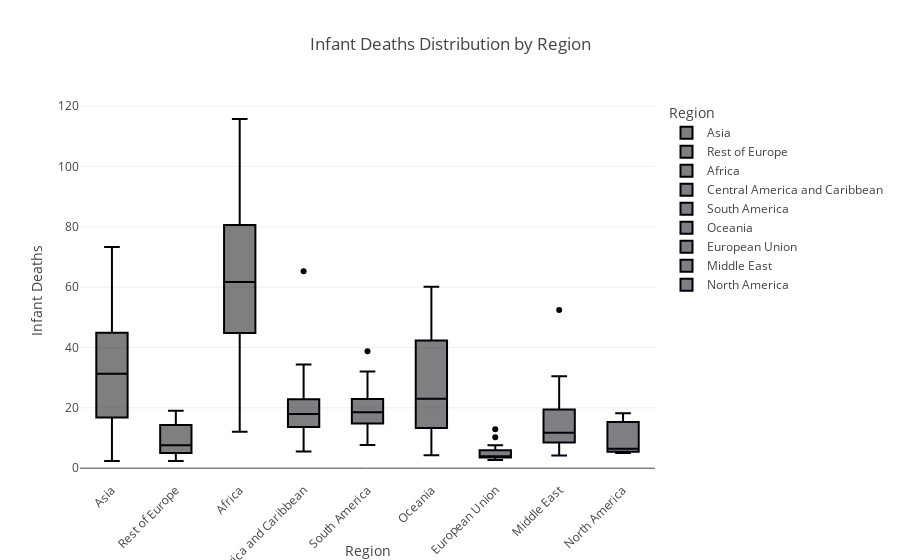

This figure's notebook cell:
### Code cell
# Box plot of infant deaths by region
fig_infant = px.box(
    data,
    x='Region',
    y='Infant_deaths',
    color='Region',
    title='Infant Deaths Distribution by Region',
    labels={'Infant_deaths': 'Infant Deaths'}
)
fig_infant.update_layout(xaxis_tickangle=-45)

# Show the box plot
fig_infant.show()

### Figure 1 — Plotly figure (JSON) as saved in the notebook; plotly's stock layout.template omitted (floating-point values rounded to 4 significant figures)
{"data": [{"alignmentgroup": "True", "hovertemplate": "Region=%{x}<br>Infant Deaths=%{y}<extra></extra>", "legendgroup": "Asia", "marker": {"color": "#000001"}, "name": "Asia", "notched": false, "offsetgroup": "Asia", "orientation": "v", "showlegend": true, "type": "box", "x": ["Asia", "Asia", "Asia", "Asia", "Asia", "Asia", "Asia", "Asia", "Asia", "Asia", "Asia", "Asia", "Asia", "Asia", "Asia", "Asia", "Asia", "Asia", "Asia", "Asia", "Asia", "Asia", "Asia", "Asia", "Asia", "Asia", "Asia"], "x0": " ", "xaxis": "x", "y": [71.08, 39.46, 45, 40.34, 8.012, 47.55, 16.97, 50.5, 31.31, 2.575, 22.92, 30.41, 58.18, 7.156, 16.69, 29.16, 53.8, 42.08, 73.29, 25.74, 2.381, 11.44, 44.5, 13.45, 42.73, 32.26, 19.5], "y0": " ", "yaxis": "y"}, {"alignmentgroup": "True", "hovertemplate": "Region=%{x}<br>Infant Deaths=%{y}<extra></extra>", "legendgroup": "Rest of Europe", "marker": {"color": "#000002"}, "name": "Rest of Europe", "notched": false, "offsetgroup": "Rest of Europe", "orientation": "v", "showlegend": true, "type": "box", "x": ["Rest of Europe", "Rest of Europe", "Rest of Europe", "Rest of Europe", "Rest of Europe", "Rest of Europe", "Rest of Europe", "Rest of Europe", "Rest of Europe", "Rest of Europe", "Rest of Europe", "Rest of Europe", "Rest of Europe", "Rest of Europe", "Rest of Europe"], "x0": " ", "xaxis": "x", "y": [15.26, 19.03, 5.794, 6.994, 18.06, 2.413, 17.12, 7.594, 11.04, 3.013, 10.2, 7.544, 4.138, 11.47, 4.744], "y0": " ", "yaxis": "y"}, {"alignmentgroup": "True", "hovertemplate": "Region=%{x}<br>Infant Deaths=%{y}<extra></extra>", "legendgroup": "Africa", "marker": {"color": "#000003"}, "name": "Africa", "notched": false, "offsetgroup": "Africa", "orientation": "v", "showlegend": true, "type": "box", "x": ["Africa", "Africa", "Africa", "Africa", "Africa", "Africa", "Africa", "Africa", "Africa", "Africa", "Africa", "Africa", "Africa", "Africa", "Africa", "Africa", "Africa", "Africa", "Africa", "Africa", "Africa", "Africa", "Africa", "Africa", "Africa", "Africa", "Africa", "Africa", "Africa", "Africa", "Africa", "Africa", "Africa", "Africa", "Africa", "Africa", "Africa", "Africa", "Africa", "Africa", "Africa", "Africa", "Africa", "Africa", "Africa", "Africa", "Africa", "Africa", "Africa", "Africa", "Africa"], "x0": " ", "xaxis": "x", "y": [26.76, 88.77, 73.39, 40.98, 74.76, 69.39, 23.01, 73.04, 101.3, 88.03, 65.14, 89.48, 51.82, 80.23, 66.99, 27.18, 86.57, 43.29, 59.52, 62.98, 44.66, 49.81, 51.06, 80.67, 81.42, 45.09, 72.22, 86.03, 17.34, 52.39, 61.69, 82.96, 63.49, 13.46, 31.41, 81.12, 38.99, 71.56, 91.21, 60.08, 48.97, 12.07, 115.7, 98.26, 40.81, 55, 62.56, 18.05, 59.3, 60.58, 50.17], "y0": " ", "yaxis": "y"}, {"alignmentgroup": "True", "hovertemplate": "Region=%{x}<br>Infant Deaths=%{y}<extra></extra>", "legendgroup": "Central America and Caribbean", "marker": {"color": "#000004"}, "name": "Central America and Caribbean", "notched": false, "offsetgroup": "Central America and Caribbean", "orientation": "v", "showlegend": true, "type": "box", "x": ["Central America and Caribbean", "Central America and Caribbean", "Central America and Caribbean", "Central America and Caribbean", "Central America and Caribbean", "Central America and Caribbean", "Central America and Caribbean", "Central America and Caribbean", "Central America and Caribbean", "Central America and Caribbean", "Central America and Caribbean", "Central America and Caribbean", "Central America and Caribbean", "Central America and Caribbean", "Central America and Caribbean", "Central America and Caribbean", "Central America and Caribbean", "Central America and Caribbean", "Central America and Caribbean"], "x0": " ", "xaxis": "x", "y": [9.475, 13.55, 13.9, 16.89, 9.394, 5.569, 29.72, 19.33, 13.01, 31.72, 65.24, 22.51, 16.18, 23.01, 18.24, 34.37, 16.9, 17.97, 21.37], "y0": " ", "yaxis": "y"}, {"alignmentgroup": "True", "hovertemplate": "Region=%{x}<br>Infant Deaths=%{y}<extra></extra>", "legendgroup": "South America", "marker": {"color": "#000005"}, "name": "South America", "notched": false, "offsetgroup": "South America", "orientation": "v", "showlegend": true, "type": "box", "x": ["South America", "South America", "South America", "South America", "South America", "South America", "South America", "South America", "South America", "South America", "South America", "South America"], "x0": " ", "xaxis": "x", "y": [13.85, 38.78, 20.26, 7.675, 17.08, 18.31, 32.05, 23.51, 18.79, 22.28, 11.01, 15.85], "y0": " ", "yaxis": "y"}, {"alignmentgroup": "True", "hovertemplate": "Region=%{x}<br>Infant Deaths=%{y}<extra></extra>", "legendgroup": "Oceania", "marker": {"color": "#000006"}, "name": "Oceania", "notched": false, "offsetgroup": "Oceania", "orientation": "v", "showlegend": true, "type": "box", "x": ["Oceania", "Oceania", "Oceania", "Oceania", "Oceania", "Oceania", "Oceania", "Oceania", "Oceania", "Oceania", "Oceania"], "x0": " ", "xaxis": "x", "y": [4.312, 19.79, 48.95, 27.78, 5.3, 47.15, 16.79, 23.03, 60.11, 12.19, 23.95], "y0": " ", "yaxis": "y"}, {"alignmentgroup": "True", "hovertemplate": "Region=%{x}<br>Infant Deaths=%{y}<extra></extra>", "legendgroup": "European Union", "marker": {"color": "#000007"}, "name": "European Union", "notched": false, "offsetgroup": "European Union", "orientation": "v", "showlegend": true, "type": "box", "x": ["European Union", "European Union", "European Union", "European Union", "European Union", "European Union", "European Union", "European Union", "European Union", "European Union", "European Union", "European Union", "European Union", "European Union", "European Union", "European Union", "European Union", "European Union", "European Union", "European Union", "European Union", "European Union", "European Union", "European Union", "European Union", "European Union", "European Union"], "x0": " ", "xaxis": "x", "y": [3.812, 3.9, 10.22, 5.381, 3.525, 3.25, 3.938, 4.906, 2.775, 3.344, 3.731, 4.025, 5.969, 4.194, 3.656, 7.637, 6.088, 2.688, 6.069, 4.144, 5.919, 3.638, 12.91, 6.4, 3.144, 3.5, 2.788], "y0": " ", "yaxis": "y"}, {"alignmentgroup": "True", "hovertemplate": "Region=%{x}<br>Infant Deaths=%{y}<extra></extra>", "legendgroup": "Middle East", "marker": {"color": "#000008"}, "name": "Middle East", "notched": false, "offsetgroup": "Middle East", "orientation": "v", "showlegend": true, "type": "box", "x": ["Middle East", "Middle East", "Middle East", "Middle East", "Middle East", "Middle East", "Middle East", "Middle East", "Middle East", "Middle East", "Middle East", "Middle East", "Middle East", "Middle East"], "x0": " ", "xaxis": "x", "y": [8.306, 20.04, 30.44, 4.169, 18.53, 9.244, 10.95, 10.93, 8.488, 12.62, 19.37, 19.46, 7.956, 52.44], "y0": " ", "yaxis": "y"}, {"alignmentgroup": "True", "hovertemplate": "Region=%{x}<br>Infant Deaths=%{y}<extra></extra>", "legendgroup": "North America", "marker": {"color": "#000009"}, "name": "North America", "notched": false, "offsetgroup": "North America", "orientation": "v", "showlegend": true, "type": "box", "x": ["North America", "North America", "North America"], "x0": " ", "xaxis": "x", "y": [5.069, 18.23, 6.475], "y0": " ", "yaxis": "y"}], "layout": {"boxmode": "overlay", "legend": {"title": {"text": "Region"}, "tracegroupgap": 0}, "title": {"text": "Infant Deaths Distribution by Region"}, "xaxis": {"anchor": "y", "categoryarray": ["Asia", "Rest of Europe", "Africa", "Central America and Caribbean", "South America", "Oceania", "European Union", "Middle East", "North America"], "categoryorder": "array", "domain": [0, 1], "tickangle": -45, "title": {"text": "Region"}}, "yaxis": {"anchor": "x", "domain": [0, 1], "title": {"text": "Infant Deaths"}}}}
